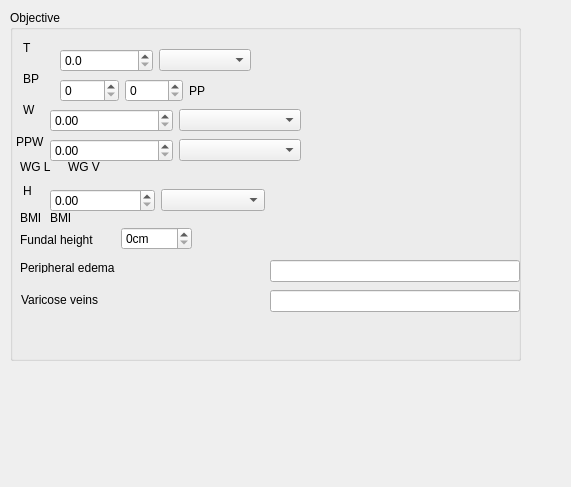
<?xml version="1.0" encoding="UTF-8"?>
<ui version="4.0">
 <class>Form</class>
 <widget class="QWidget" name="Form">
  <property name="geometry">
   <rect>
    <x>0</x>
    <y>0</y>
    <width>571</width>
    <height>487</height>
   </rect>
  </property>
  <property name="windowTitle">
   <string>Form</string>
  </property>
  <widget class="QGroupBox" name="objectiveGroup">
   <property name="geometry">
    <rect>
     <x>10</x>
     <y>10</y>
     <width>511</width>
     <height>351</height>
    </rect>
   </property>
   <property name="title">
    <string>Objective</string>
   </property>
   <widget class="QWidget" name="layoutWidget">
    <property name="geometry">
     <rect>
      <x>40</x>
      <y>120</y>
      <width>251</width>
      <height>41</height>
     </rect>
    </property>
    <layout class="QHBoxLayout" name="prePregnancyWeightLayout">
     <item>
      <widget class="QDoubleSpinBox" name="prePregnancyWeightValue">
       <property name="maximum">
        <double>1000000.000000000000000</double>
       </property>
      </widget>
     </item>
     <item>
      <widget class="QComboBox" name="prePregnancyWeightUnit"/>
     </item>
    </layout>
   </widget>
   <widget class="QLabel" name="prePregnancyWeightLabel">
    <property name="geometry">
     <rect>
      <x>6</x>
      <y>124</y>
      <width>30</width>
      <height>16</height>
     </rect>
    </property>
    <property name="text">
     <string>PPW</string>
    </property>
   </widget>
   <widget class="QLabel" name="weightGainLabel">
    <property name="geometry">
     <rect>
      <x>10</x>
      <y>150</y>
      <width>59</width>
      <height>14</height>
     </rect>
    </property>
    <property name="text">
     <string>WG L</string>
    </property>
   </widget>
   <widget class="QLabel" name="weightGainValue">
    <property name="geometry">
     <rect>
      <x>58</x>
      <y>150</y>
      <width>59</width>
      <height>14</height>
     </rect>
    </property>
    <property name="text">
     <string>WG V</string>
    </property>
   </widget>
   <widget class="QWidget" name="layoutWidget_2">
    <property name="geometry">
     <rect>
      <x>0</x>
      <y>0</y>
      <width>2</width>
      <height>2</height>
     </rect>
    </property>
    <layout class="QVBoxLayout" name="objectiveLayout"/>
   </widget>
   <widget class="QLabel" name="bloodPressureLabel">
    <property name="geometry">
     <rect>
      <x>13</x>
      <y>61</y>
      <width>16</width>
      <height>16</height>
     </rect>
    </property>
    <property name="text">
     <string>BP</string>
    </property>
   </widget>
   <widget class="QWidget" name="layoutWidget_3">
    <property name="geometry">
     <rect>
      <x>50</x>
      <y>60</y>
      <width>188</width>
      <height>41</height>
     </rect>
    </property>
    <layout class="QHBoxLayout" name="horizontalLayout">
     <item>
      <widget class="QSpinBox" name="bloodPressureSystolicValue">
       <property name="maximum">
        <number>300</number>
       </property>
       <property name="singleStep">
        <number>10</number>
       </property>
      </widget>
     </item>
     <item>
      <widget class="QSpinBox" name="bloodPressureDiastolicValue">
       <property name="maximum">
        <number>300</number>
       </property>
       <property name="singleStep">
        <number>10</number>
       </property>
      </widget>
     </item>
     <item>
      <widget class="QLabel" name="bloodPressurePulseValue">
       <property name="text">
        <string>PP</string>
       </property>
      </widget>
     </item>
    </layout>
   </widget>
   <widget class="QLabel" name="weightLabel">
    <property name="geometry">
     <rect>
      <x>13</x>
      <y>92</y>
      <width>16</width>
      <height>16</height>
     </rect>
    </property>
    <property name="text">
     <string>W</string>
    </property>
   </widget>
   <widget class="QWidget" name="layoutWidget_4">
    <property name="geometry">
     <rect>
      <x>40</x>
      <y>90</y>
      <width>251</width>
      <height>41</height>
     </rect>
    </property>
    <layout class="QHBoxLayout" name="horizontalLayout_3">
     <item>
      <widget class="QDoubleSpinBox" name="weightValue">
       <property name="maximum">
        <double>1000000.000000000000000</double>
       </property>
      </widget>
     </item>
     <item>
      <widget class="QComboBox" name="weightUnit"/>
     </item>
    </layout>
   </widget>
   <widget class="QLabel" name="heightLabel">
    <property name="geometry">
     <rect>
      <x>13</x>
      <y>173</y>
      <width>16</width>
      <height>16</height>
     </rect>
    </property>
    <property name="text">
     <string>H</string>
    </property>
   </widget>
   <widget class="QWidget" name="layoutWidget_5">
    <property name="geometry">
     <rect>
      <x>40</x>
      <y>170</y>
      <width>215</width>
      <height>41</height>
     </rect>
    </property>
    <layout class="QHBoxLayout" name="horizontalLayout_4">
     <item>
      <widget class="QDoubleSpinBox" name="heightValue">
       <property name="maximum">
        <double>1000.000000000000000</double>
       </property>
      </widget>
     </item>
     <item>
      <widget class="QComboBox" name="heightUnit"/>
     </item>
    </layout>
   </widget>
   <widget class="QLabel" name="bmiLabel">
    <property name="geometry">
     <rect>
      <x>10</x>
      <y>200</y>
      <width>21</width>
      <height>16</height>
     </rect>
    </property>
    <property name="text">
     <string>BMI</string>
    </property>
   </widget>
   <widget class="QLabel" name="bmiValue">
    <property name="geometry">
     <rect>
      <x>40</x>
      <y>200</y>
      <width>21</width>
      <height>16</height>
     </rect>
    </property>
    <property name="text">
     <string>BMI</string>
    </property>
   </widget>
   <widget class="QLabel" name="temperatureLabel">
    <property name="geometry">
     <rect>
      <x>13</x>
      <y>30</y>
      <width>16</width>
      <height>16</height>
     </rect>
    </property>
    <property name="text">
     <string>T</string>
    </property>
   </widget>
   <widget class="QWidget" name="layoutWidget_6">
    <property name="geometry">
     <rect>
      <x>50</x>
      <y>30</y>
      <width>191</width>
      <height>41</height>
     </rect>
    </property>
    <layout class="QHBoxLayout" name="horizontalLayout_2">
     <item>
      <widget class="QDoubleSpinBox" name="temperatureValue">
       <property name="decimals">
        <number>1</number>
       </property>
       <property name="maximum">
        <double>150.000000000000000</double>
       </property>
      </widget>
     </item>
     <item>
      <widget class="QComboBox" name="temperatureUnit"/>
     </item>
    </layout>
   </widget>
   <widget class="QLabel" name="fundalHeightLabel">
    <property name="geometry">
     <rect>
      <x>10</x>
      <y>220</y>
      <width>101</width>
      <height>20</height>
     </rect>
    </property>
    <property name="text">
     <string>Fundal height</string>
    </property>
   </widget>
   <widget class="QSpinBox" name="spinBox">
    <property name="geometry">
     <rect>
      <x>111</x>
      <y>217</y>
      <width>71</width>
      <height>23</height>
     </rect>
    </property>
    <property name="suffix">
     <string notr="true" extracomment="centimeters">cm</string>
    </property>
   </widget>
   <widget class="QLabel" name="PeripheralEdemaLabel">
    <property name="geometry">
     <rect>
      <x>10</x>
      <y>253</y>
      <width>120</width>
      <height>10</height>
     </rect>
    </property>
    <property name="text">
     <string>Peripheral edema</string>
    </property>
   </widget>
   <widget class="QLabel" name="VaricoseVeinsLabel">
    <property name="geometry">
     <rect>
      <x>11</x>
      <y>282</y>
      <width>101</width>
      <height>16</height>
     </rect>
    </property>
    <property name="text">
     <string>Varicose veins</string>
    </property>
   </widget>
   <widget class="QLineEdit" name="PeripheralEdemaLineEdit">
    <property name="geometry">
     <rect>
      <x>260</x>
      <y>250</y>
      <width>250</width>
      <height>22</height>
     </rect>
    </property>
   </widget>
   <widget class="QLineEdit" name="VaricoseVeinsLineEdit">
    <property name="geometry">
     <rect>
      <x>260</x>
      <y>280</y>
      <width>250</width>
      <height>22</height>
     </rect>
    </property>
   </widget>
   <widget class="QWidget" name="horizontalLayoutWidget">
    <property name="geometry">
     <rect>
      <x>130</x>
      <y>251</y>
      <width>121</width>
      <height>20</height>
     </rect>
    </property>
    <layout class="QHBoxLayout" name="PeripheralEdemaRadioLayout"/>
   </widget>
   <widget class="QWidget" name="horizontalLayoutWidget_2">
    <property name="geometry">
     <rect>
      <x>130</x>
      <y>280</y>
      <width>121</width>
      <height>20</height>
     </rect>
    </property>
    <layout class="QHBoxLayout" name="VaricoseVeinsRadioLayout"/>
   </widget>
  </widget>
 </widget>
 <resources/>
 <connections/>
</ui>
